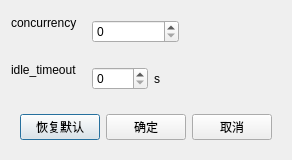
<?xml version="1.0" encoding="UTF-8"?>
<ui version="4.0">
 <class>EditMuxSettingsForm</class>
 <widget class="QDialog" name="EditMuxSettingsForm">
  <property name="geometry">
   <rect>
    <x>0</x>
    <y>0</y>
    <width>279</width>
    <height>158</height>
   </rect>
  </property>
  <property name="windowTitle">
   <string>Dialog</string>
  </property>
  <property name="modal">
   <bool>true</bool>
  </property>
  <layout class="QVBoxLayout" name="verticalLayout">
   <item>
    <layout class="QFormLayout" name="formLayout">
     <item row="0" column="0">
      <widget class="QLabel" name="label">
       <property name="text">
        <string>concurrency</string>
       </property>
       <property name="margin">
        <number>2</number>
       </property>
      </widget>
     </item>
     <item row="1" column="0">
      <widget class="QLabel" name="label_2">
       <property name="text">
        <string>idle_timeout</string>
       </property>
       <property name="margin">
        <number>3</number>
       </property>
      </widget>
     </item>
     <item row="1" column="1">
      <widget class="QWidget" name="widget" native="true">
       <layout class="QHBoxLayout" name="horizontalLayout">
        <item>
         <widget class="QSpinBox" name="idle_timeout"/>
        </item>
        <item>
         <widget class="QLabel" name="label_3">
          <property name="text">
           <string>s</string>
          </property>
         </widget>
        </item>
        <item>
         <widget class="QWidget" name="widget_3" native="true"/>
        </item>
       </layout>
      </widget>
     </item>
     <item row="0" column="1">
      <widget class="QWidget" name="widget_4" native="true">
       <layout class="QHBoxLayout" name="horizontalLayout_3">
        <item>
         <widget class="QSpinBox" name="concurrency"/>
        </item>
        <item>
         <widget class="QWidget" name="widget_5" native="true"/>
        </item>
       </layout>
      </widget>
     </item>
    </layout>
   </item>
   <item>
    <spacer name="verticalSpacer">
     <property name="orientation">
      <enum>Qt::Vertical</enum>
     </property>
     <property name="sizeHint" stdset="0">
      <size>
       <width>20</width>
       <height>40</height>
      </size>
     </property>
    </spacer>
   </item>
   <item>
    <widget class="QWidget" name="widget_2" native="true">
     <layout class="QHBoxLayout" name="horizontalLayout_2">
      <item>
       <spacer name="horizontalSpacer">
        <property name="orientation">
         <enum>Qt::Horizontal</enum>
        </property>
        <property name="sizeHint" stdset="0">
         <size>
          <width>40</width>
          <height>20</height>
         </size>
        </property>
       </spacer>
      </item>
      <item>
       <widget class="QPushButton" name="reset">
        <property name="text">
         <string>恢复默认</string>
        </property>
       </widget>
      </item>
      <item>
       <widget class="QPushButton" name="ok">
        <property name="text">
         <string>确定</string>
        </property>
       </widget>
      </item>
      <item>
       <widget class="QPushButton" name="cancel">
        <property name="text">
         <string>取消</string>
        </property>
       </widget>
      </item>
     </layout>
    </widget>
   </item>
  </layout>
 </widget>
 <resources/>
 <connections/>
</ui>
